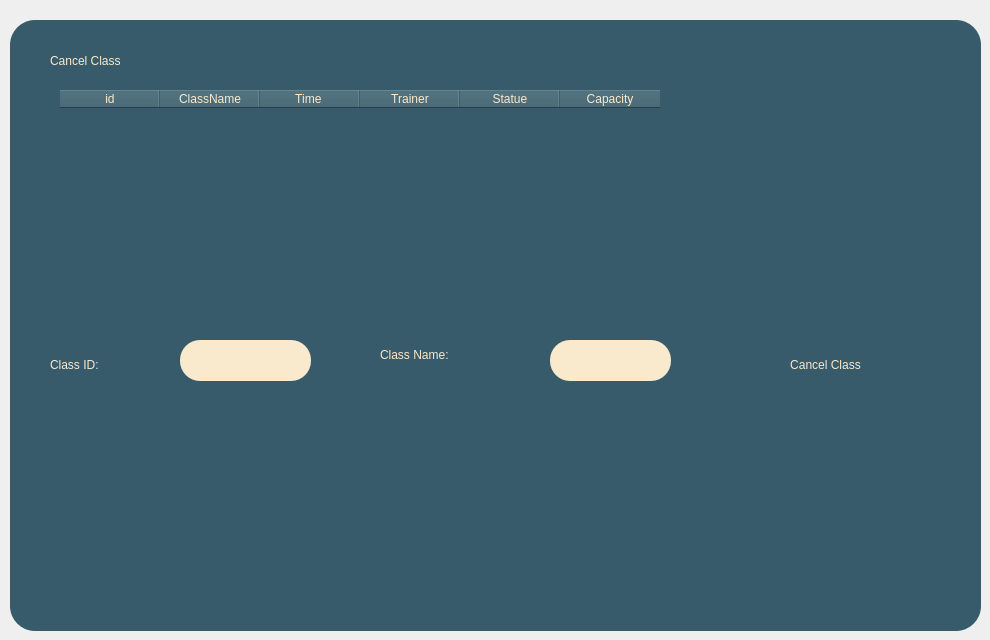
       <widget class="QWidget" name="page_10">
        <widget class="QWidget" name="widget_18" native="true">
         <property name="geometry">
          <rect>
           <x>10</x>
           <y>20</y>
           <width>971</width>
           <height>611</height>
          </rect>
         </property>
         <property name="styleSheet">
          <string notr="true">background-color: rgb(55, 91, 106);

color: rgb(0, 0, 0);
font: 9pt &quot;Yeasty Flavors&quot;;
    border: none;
    border-radius: 25px;
hover background-color: #008FC1;

</string>
         </property>
         <widget class="QLabel" name="label_224">
          <property name="geometry">
           <rect>
            <x>40</x>
            <y>20</y>
            <width>291</width>
            <height>41</height>
           </rect>
          </property>
          <property name="styleSheet">
           <string notr="true">background-color: rgba(255, 255, 255, 0);
color: rgb(249, 233, 203);
font: 20pt &quot;Yeasty Flavors&quot;;</string>
          </property>
          <property name="text">
           <string>Cancel Class</string>
          </property>
         </widget>
         <widget class="QTableWidget" name="tableWidget_5">
          <property name="geometry">
           <rect>
            <x>50</x>
            <y>70</y>
            <width>601</width>
            <height>200</height>
           </rect>
          </property>
          <property name="styleSheet">
           <string notr="true">background-color: rgb(55, 91, 106);
font: 11pt &quot;Yeasty Flavors&quot;;
color:rgb(249, 234, 205);</string>
          </property>
          <column>
           <property name="text">
            <string>id</string>
           </property>
          </column>
          <column>
           <property name="text">
            <string>ClassName</string>
           </property>
          </column>
          <column>
           <property name="text">
            <string>Time </string>
           </property>
          </column>
          <column>
           <property name="text">
            <string>Trainer</string>
           </property>
          </column>
          <column>
           <property name="text">
            <string>Statue</string>
           </property>
          </column>
          <column>
           <property name="text">
            <string>Capacity</string>
           </property>
          </column>
         </widget>
         <widget class="QLabel" name="lineEditCancelClassId_2">
          <property name="geometry">
           <rect>
            <x>40</x>
            <y>330</y>
            <width>131</width>
            <height>30</height>
           </rect>
          </property>
          <property name="styleSheet">
           <string notr="true">background-color: rgba(255, 255, 255, 0);
color: rgb(249, 233, 203);
font: 20pt &quot;Yeasty Flavors&quot;;</string>
          </property>
          <property name="text">
           <string>Class ID:</string>
          </property>
         </widget>
         <widget class="QLineEdit" name="lineEditCancelClassId">
          <property name="geometry">
           <rect>
            <x>170</x>
            <y>320</y>
            <width>131</width>
            <height>41</height>
           </rect>
          </property>
          <property name="styleSheet">
           <string notr="true">background-color: rgb(249, 234, 205);
    padding: 0px;
padding-left:10px;
color: rgb(0, 0, 0);
font: 12pt &quot;Yeasty Flavors&quot;;
    border: none;
    border-radius:20px;
hover background-color: #008FC1</string>
          </property>
         </widget>
         <widget class="QLabel" name="labelCancelClassName">
          <property name="geometry">
           <rect>
            <x>370</x>
            <y>320</y>
            <width>161</width>
            <height>30</height>
           </rect>
          </property>
          <property name="styleSheet">
           <string notr="true">background-color: rgba(255, 255, 255, 0);
color: rgb(249, 233, 203);
font: 20pt &quot;Yeasty Flavors&quot;;</string>
          </property>
          <property name="text">
           <string>Class Name:</string>
          </property>
         </widget>
         <widget class="QLineEdit" name="lineEditCancelClassName">
          <property name="geometry">
           <rect>
            <x>540</x>
            <y>320</y>
            <width>121</width>
            <height>41</height>
           </rect>
          </property>
          <property name="styleSheet">
           <string notr="true">background-color: rgb(249, 234, 205);
    padding: 0px;
padding-left:10px;
color: rgb(0, 0, 0);
font: 12pt &quot;Yeasty Flavors&quot;;
    border: none;
    border-radius:20px;
hover background-color: #008FC1</string>
          </property>
         </widget>
         <widget class="QPushButton" name="CancelClassConfirmBtn">
          <property name="geometry">
           <rect>
            <x>720</x>
            <y>330</y>
            <width>191</width>
            <height>30</height>
           </rect>
          </property>
          <property name="styleSheet">
           <string notr="true">background-color: rgba(255, 255, 255, 0);
color: rgb(249, 233, 203);
font: 20pt &quot;Yeasty Flavors&quot;;</string>
          </property>
          <property name="text">
           <string>Cancel Class</string>
          </property>
         </widget>
         <zorder>label_224</zorder>
         <zorder>lineEditCancelClassId_2</zorder>
         <zorder>lineEditCancelClassId</zorder>
         <zorder>labelCancelClassName</zorder>
         <zorder>lineEditCancelClassName</zorder>
         <zorder>CancelClassConfirmBtn</zorder>
         <zorder>tableWidget_5</zorder>
        </widget>
       </widget>
